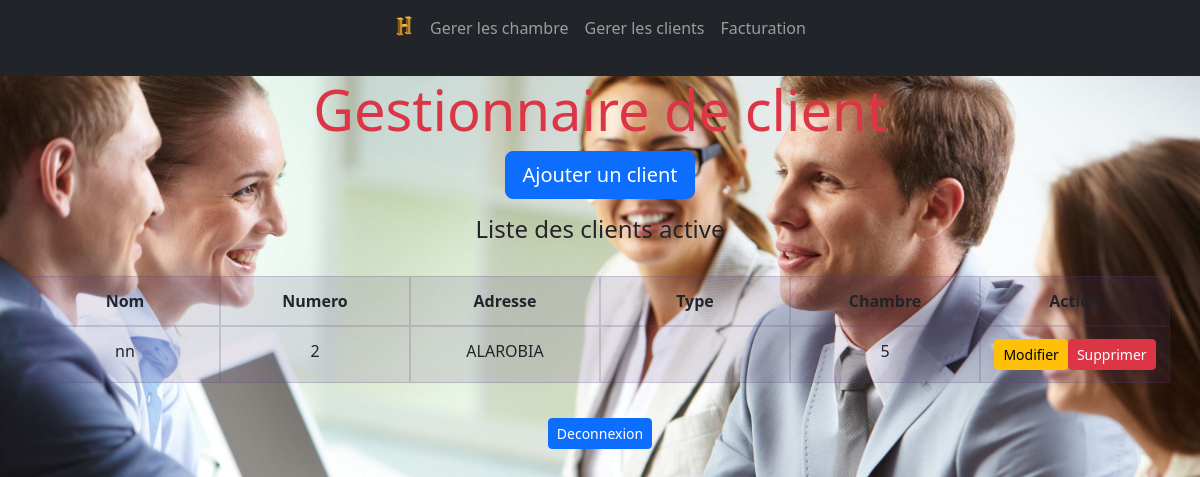
Page /includes/gestionClient.php (signed in) on the committed database.
### tables this page shows
CREATE TABLE IF NOT EXISTS `client` (
  `id_client` bigint NOT NULL AUTO_INCREMENT,
  `nom_client` varchar(240) NOT NULL,
  `numero_client` varchar(240) NOT NULL,
  `adresse_client` varchar(240) NOT NULL,
  `type_client` varchar(240) NOT NULL,
  `id_chambre` int NOT NULL,
  PRIMARY KEY (`id_client`),
  UNIQUE KEY `id_chambre` (`id_chambre`)
);

### actions/listeClient.php (called while the page is built, shortened)
<?php
    $conn = mysqli_connect("localhost","root", "", "bdd");
    $rq="select * from client where id_chambre!=0;";
    $exe=mysqli_query($conn,$rq);
    while($result=mysqli_fetch_assoc($exe))
    {
        $clients[]=$result;
    }

### includes/gestionClient.php (the view, shortened to what this page needs)
<!DOCTYPE html>
<html lang="en">
<head>
    <link rel="stylesheet" href="../bootstrap/css/bootstrap.min.css">
    <link href="../assets/css/grid.css" rel="stylesheet">
</head>
<body class="text-center font-weight-bolder">
    <?php
                include(dirname(__FILE__).'/../includes/menu.php');
    ?>
    <h1 class="display-4 text-danger">Gestionnaire de client</h1>
    <p ><a class="btn btn-primary btn-lg" href="ajouterClient.php">Ajouter un client</a></p>
    <h4 class="display-8">Liste des clients active</h4><br>
    <div class="container text-dark">
        <div class="row row-cols-1 row-cols-md-6 gx-4 font-weight-bolder">
            <?php
                include(dirname(__FILE__).'/../actions/listeClient.php');
                if(isset($clients))
                {
                    echo "<div class=\"col themed-grid-col\"><b>Nom</b></div>";
                    echo "<div class=\"col themed-grid-col\"><b>Numero</b></div>";
                    echo "<div class=\"col themed-grid-col\"><b>Adresse</b></div>";
                    echo "<div class=\"col themed-grid-col\"><b>Type</b></div>";
                    echo "<div class=\"col themed-grid-col\"><b>Chambre</b></div>";
                    echo "<div class=\"col themed-grid-col\"><b>Action</b></div>";
                    foreach($clients as $client)
                        {
                            echo "<div class=\"col themed-grid-col\">".htmlspecialchars($client['nom_client'])."</div>";
                            echo "<div class=\"col themed-grid-col\">".htmlspecialchars($client['numero_client'])."</div>";
                            echo "<div class=\"col themed-grid-col\">".htmlspecialchars($client['adresse_client'])."</div>";
                            echo "<div class=\"col themed-grid-col\">".htmlspecialchars($client['type_client'])."</div>";
                            echo "<div class=\"col themed-grid-col\">".htmlspecialchars($client['id_chambre'])."</div>";
                            echo "<div class=\"col themed-grid-col\"><a class=\"btn btn-warning btn-sm\" href=\"modifierUnClient.php?id=".$client['id_client']."&chambre=".$client['id_chambre']."\">Modifier</a><a class=\"btn btn-danger btn-sm\" href=\"../actions/supprimerUnClient.php?id=".$client['id_client']."&chambre=".$client['id_chambre']."\">Supprimer</a></div>";
                        }
                }
            ?>
        </div>
    </div><br>
    <?php
                include(dirname(__FILE__).'/../includes/pied.php');
    ?>
</body>
</html>

### assets/css/grid.css (style rules this page uses)
.themed-grid-col { padding-top: .75rem; padding-bottom: .75rem; background-color: rgba(86, 61, 124, .15); border: 1px solid rgba(86, 61, 124, .2); }

### includes/gestionClient.php (style rules this page uses)
body { background-image: url("../assets/images/client.jpg"); background-size: cover; background-repeat: no-repeat; }

### rows in the picture
client: nom_client "nn", numero_client "2", adresse_client "ALAROBIA", id_chambre "5"
